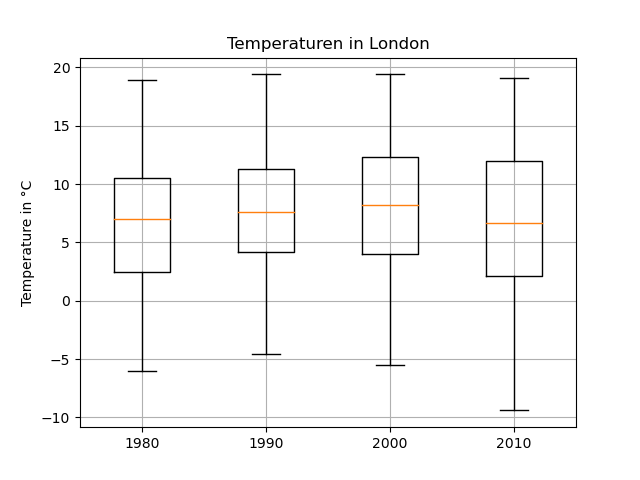

This figure's Python source:
import numpy as np
from matplotlib import pyplot as plt

#source: https://www.kaggle.com/datasets/emmanuelfwerr/london-weather-data
d = np.genfromtxt('/home/luna/5BHWII/INFI_Informations_Systeme/Uebung_2_lab_report/data/london weather.csv', delimiter=",", skip_header=1 )

dt =  d[:,0] #Datum mit folgendem Aufbau: 19790103 (3.Jänner 1979)
# Aufteilen in Tag, Monat, Jahr
day = (dt % 100).astype('i')
month = (dt % 10000 / 100).astype('i')
year = (dt % 100000000 / 10000).astype('i')


# Darstellung der Temperaturunterschiede
# Aktuell interessant ist, wie sich die Temperatur über die Jahre verändert hat. zu diesem Zweck einfach 4
# aussagekräftige Jahre aussuchen und diese Unterschiede deutlich machen, am Besten als Boxplots.

mean_temp_1980 = np.mean(d[year == 1980, 6])
mean_temp_1990 = np.mean(d[year == 1990, 6])
mean_temp_2000 = np.mean(d[year == 2000, 6])
mean_temp_2010 = np.mean(d[year == 2010, 6])

print("Mean Temp 1980:", mean_temp_1980)
print("Mean Temp 1990:", mean_temp_1990)
print("Mean Temp 2000:", mean_temp_2000)
print("Mean Temp 2010:", mean_temp_2010)

# interpretation der Daten in die Grafik einbauen
print("Die durchschnittliche Temperatur der Jahre wird nicht nur wärmer, sondern auch extremer wie wir im Jahr 2010 sehen können.") 

# Gegenüberstellung der Mitteltemperaturen
plt.boxplot([d[year == 1980, 6], d[year == 1990, 6], d[year == 2000, 6], d[year == 2010, 6]])
plt.xticks([1,2,3,4], ["1980", "1990", "2000", "2010"])
plt.ylabel("Temperature in °C")
plt.title("Temperaturen in London")
plt.grid()
plt.savefig("/home/luna/5BHWII/INFI_Informations_Systeme/Uebung_2_lab_report/A_1_1.png")
plt.show()




